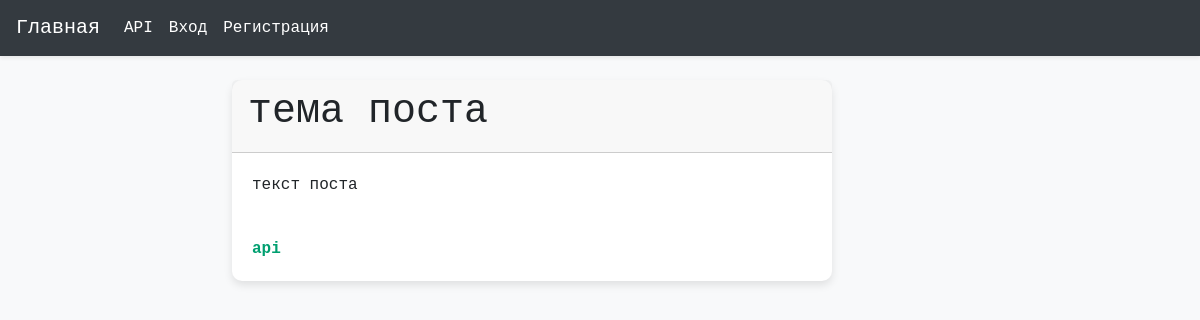
Before: /post/user2/2/ with the older database file.
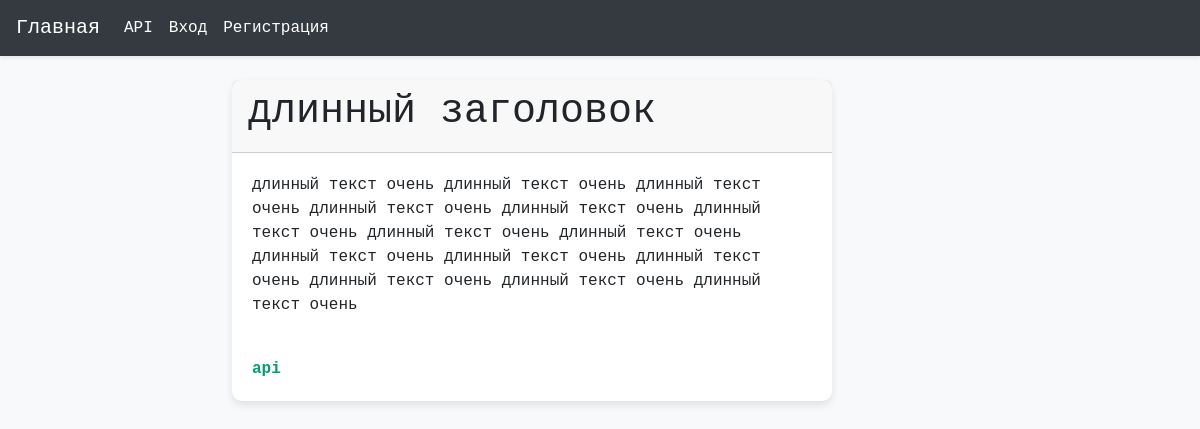
After: the same page with the newer database file.
### Content/models.py (models this page shows, shortened)
class Posts(models.Model):
    user = models.ForeignKey(User, on_delete=models.CASCADE)
    theme = models.CharField(max_length=20)
    text = models.TextField()
    user = models.ForeignKey(User, on_delete=models.CASCADE, null=True, blank=True)

### Content/views.py (the view)
# urls.py: path('post/<str:username>/<int:pk>/', content_views.PostsDetailView.as_view(), name='post_detail'),
class PostsDetailView(DetailView):
    model = Posts
    template_name = "Content/Posts_detail.html"
    def get_context_data(self, **kwargs):
        context = super().get_context_data(**kwargs)
        context['username'] = self.object.user.username
        context['pk'] = self.object.pk
        return context

### templates/Content/Posts_detail.html (shortened to what this page needs)
{% extends "base.html" %}
{% block content %}
<div class="container mt-4">
    <div class="row justify-content-center">
        <div class="col-md-8">
            <div class="card">
                <div class="card-header">
                    <h1 class="card-title">{{ object.theme }}</h1>
                </div>
                <div class="card-body">
                    <p class="card-text">{{ object.text }}</p>
                </div>
                <div class="card-body">
                    <strong>
                    <a href="{% url 'content:get_api' username=username pk=pk %}">api</a>
                    </strong>
                </div>
            </div>
        </div>
    </div>
</div>
{% endblock %}

Changed rows visible on the page:
changed Posts: theme "тема поста" → "длинный заголовок"; text "текст поста" → "длинный текст очень длинный текст очень длинный текст очень длинный текст очень длинный текст очень длинный текст очень длинный текст очень длинный текст очень длинный текст очень длинный текст очень длинный текст очень длинный текст очень длинный текст очень длинный текст очень"
